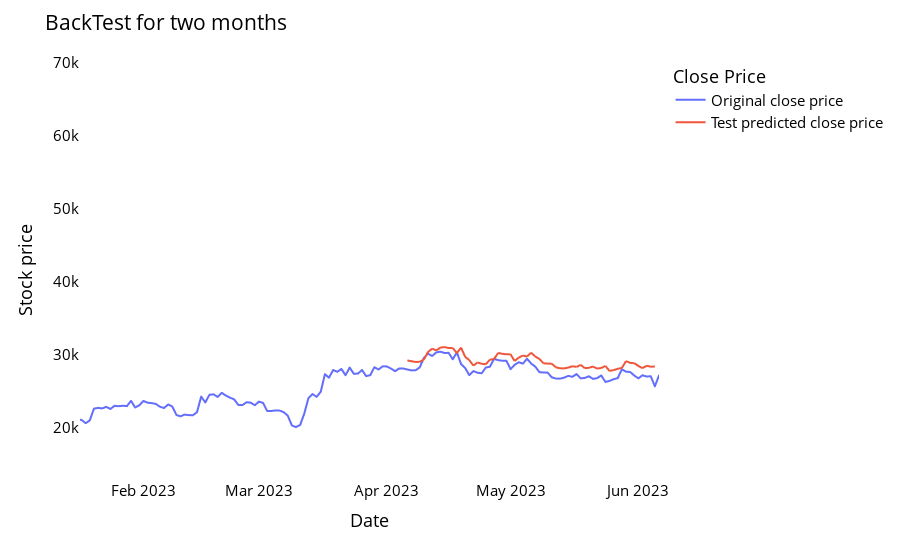

Notebook code cell kept with this figure:
### Code cell
# shift train predictions for plotting

look_back=time_step
trainPredictPlot = np.empty_like(daily_df)
trainPredictPlot[:, :] = np.nan
trainPredictPlot[look_back:len(train_predict)+look_back, :] = train_predict
print("Train predicted data: ", trainPredictPlot.shape)

# shift test predictions for plotting
testPredictPlot = np.empty_like(daily_df)
testPredictPlot[:, :] = np.nan
testPredictPlot[len(train_predict)+(look_back*2)+1:len(daily_df)-1, :] = test_predict
print("Test predicted data: ", testPredictPlot.shape)


names = cycle(['Original close price','Test predicted close price'])


plotdf = pd.DataFrame({'date': daily_df_copy['date'],
                       'original_close': daily_df_copy['close'],
#                       'train_predicted_close': trainPredictPlot.reshape(1,-1)[0].tolist(),
                      'test_predicted_close': testPredictPlot.reshape(1,-1)[0].tolist()})

fig = px.line(plotdf,x=plotdf['date'], y=[plotdf['original_close'],
                                          plotdf['test_predicted_close']],
              labels={'value':'Stock price','date': 'Date'})
fig.update_layout(title_text='BackTest for two months',
                  plot_bgcolor='white', font_size=15, font_color='black', legend_title_text='Close Price')
fig.for_each_trace(lambda t:  t.update(name = next(names)))

fig.update_xaxes(showgrid=False)
fig.update_yaxes(showgrid=False)
fig.show()

### Figure 1 — Plotly figure (JSON) as saved in the notebook; plotly's stock layout.template omitted (floating-point values rounded to 4 significant figures; data arrays with more than 128 entries replaced by an {"elided": "..."} marker saying what was removed)
{"data": [{"hovertemplate": "variable=original_close<br>Date=%{x}<br>Stock price=%{y}<extra></extra>", "legendgroup": "original_close", "line": {"color": "#636efa", "dash": "solid"}, "marker": {"symbol": "circle"}, "mode": "lines", "name": "Original close price", "showlegend": true, "type": "scattergl", "x": {"elided": "887 str values"}, "xaxis": "x", "y": {"elided": "887 float values"}, "yaxis": "y"}, {"hovertemplate": "variable=test_predicted_close<br>Date=%{x}<br>Stock price=%{y}<extra></extra>", "legendgroup": "test_predicted_close", "line": {"color": "#EF553B", "dash": "solid"}, "marker": {"symbol": "circle"}, "mode": "lines", "name": "Test predicted close price", "showlegend": true, "type": "scattergl", "x": {"elided": "887 str values"}, "xaxis": "x", "y": {"elided": "887 float values"}, "yaxis": "y"}], "layout": {"autosize": true, "font": {"color": "black", "size": 15}, "legend": {"title": {"text": "Close Price"}, "tracegroupgap": 0}, "margin": {"t": 60}, "plot_bgcolor": "white", "title": {"text": "BackTest for two months"}, "xaxis": {"anchor": "y", "autorange": false, "domain": [0, 1], "range": ["2023-01-16 14:58:54.3621", "2023-06-06"], "showgrid": false, "title": {"text": "Date"}, "type": "date"}, "yaxis": {"anchor": "x", "autorange": true, "domain": [0, 1], "range": [12910.0, 70400.0], "showgrid": false, "title": {"text": "Stock price"}, "type": "linear"}}}
